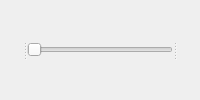
<?xml version="1.0" encoding="UTF-8"?>
<ui version="4.0">
 <class>dial_group</class>
 <widget class="QFrame" name="dial_group">
  <property name="windowTitle">
   <string>Frame</string>
  </property>
  <layout class="QHBoxLayout" name="horizontalLayout">
   <item>
    <widget class="QSplitter" name="splitter">
     <property name="orientation">
      <enum>Qt::Horizontal</enum>
     </property>
     <widget class="QLabel" name="meaning_label">
      <property name="buddy">
       <cstring>slider</cstring>
      </property>
     </widget>
     <widget class="QSlider" name="slider">
      <property name="orientation">
       <enum>Qt::Horizontal</enum>
      </property>
     </widget>
     <widget class="QLabel" name="value_out"/>
    </widget>
   </item>
  </layout>
 </widget>
 <resources/>
 <connections>
  <connection>
   <sender>slider</sender>
   <signal>valueChanged(int)</signal>
   <receiver>dial_group</receiver>
   <slot>valueChanged(int)</slot>
   <hints>
    <hint type="sourcelabel">
     <x>273</x>
     <y>147</y>
    </hint>
    <hint type="destinationlabel">
     <x>273</x>
     <y>147</y>
    </hint>
   </hints>
  </connection>
 </connections>
 <slots>
  <slot>valueChanged(int)</slot>
 </slots>
</ui>
